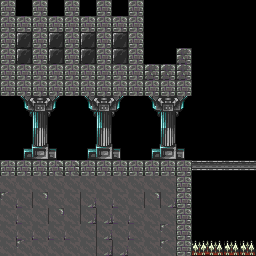

Below is a game level as drawn by its tile map, then a one-line description and the .tmx file that defines it, in full:
An orthogonal 16x16 tile map with 16x16 px tiles, 1 tile layer (Calque de Tile 1).

<map version="1.2" tiledversion="1.2.3" orientation="orthogonal" renderorder="right-down" width="16" height="16" tilewidth="16" tileheight="16" infinite="0" nextlayerid="2" nextobjectid="1">
 <tileset firstgid="1" source="../tileset.tsx" />
 <layer id="1" name="Calque de Tile 1" width="16" height="16">
  <data encoding="csv">
27,0,27,0,27,0,27,0,27,0,0,0,0,0,0,0,
27,27,27,27,27,27,27,27,27,0,0,0,0,0,0,0,
27,37,27,37,27,37,27,37,27,0,0,0,0,0,0,0,
27,37,27,37,27,37,27,37,27,0,0,43,0,0,0,0,
27,27,27,27,27,27,27,27,27,43,43,43,0,0,0,0,
27,27,27,27,27,27,27,27,27,27,27,27,0,0,0,0,
0,83,84,85,0,83,84,85,0,83,84,85,0,49,0,0,
0,99,116,101,0,99,116,101,0,99,116,101,0,50,0,0,
0,0,148,0,201,0,148,0,0,0,148,0,0,0,0,0,
0,163,164,165,0,163,164,165,0,163,164,165,0,0,0,0,
27,27,27,11,11,27,27,27,27,27,27,27,22,22,22,22,
25,25,25,25,25,25,25,25,25,25,25,27,0,0,0,0,
89,73,88,25,25,72,25,73,25,88,72,27,0,0,0,0,
25,73,25,88,25,72,72,73,73,25,25,27,0,0,0,0,
25,73,73,73,73,25,72,25,73,25,89,27,0,0,0,0,
25,89,25,25,25,25,72,72,25,25,89,27,227,228,228,228
</data>
 </layer>
</map>
